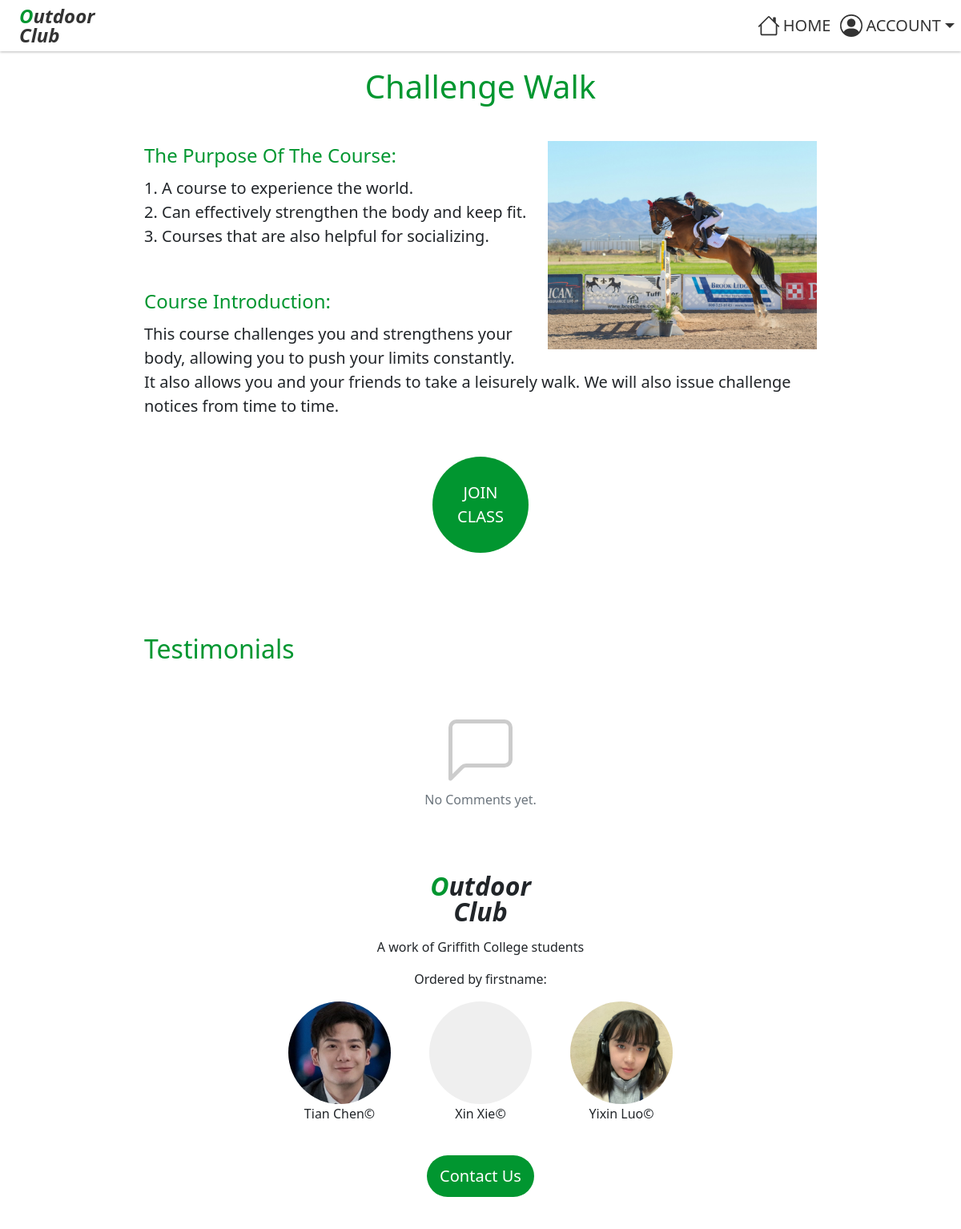
The page /classdetail.php?id=3 (signed in) on the database as committed earlier.
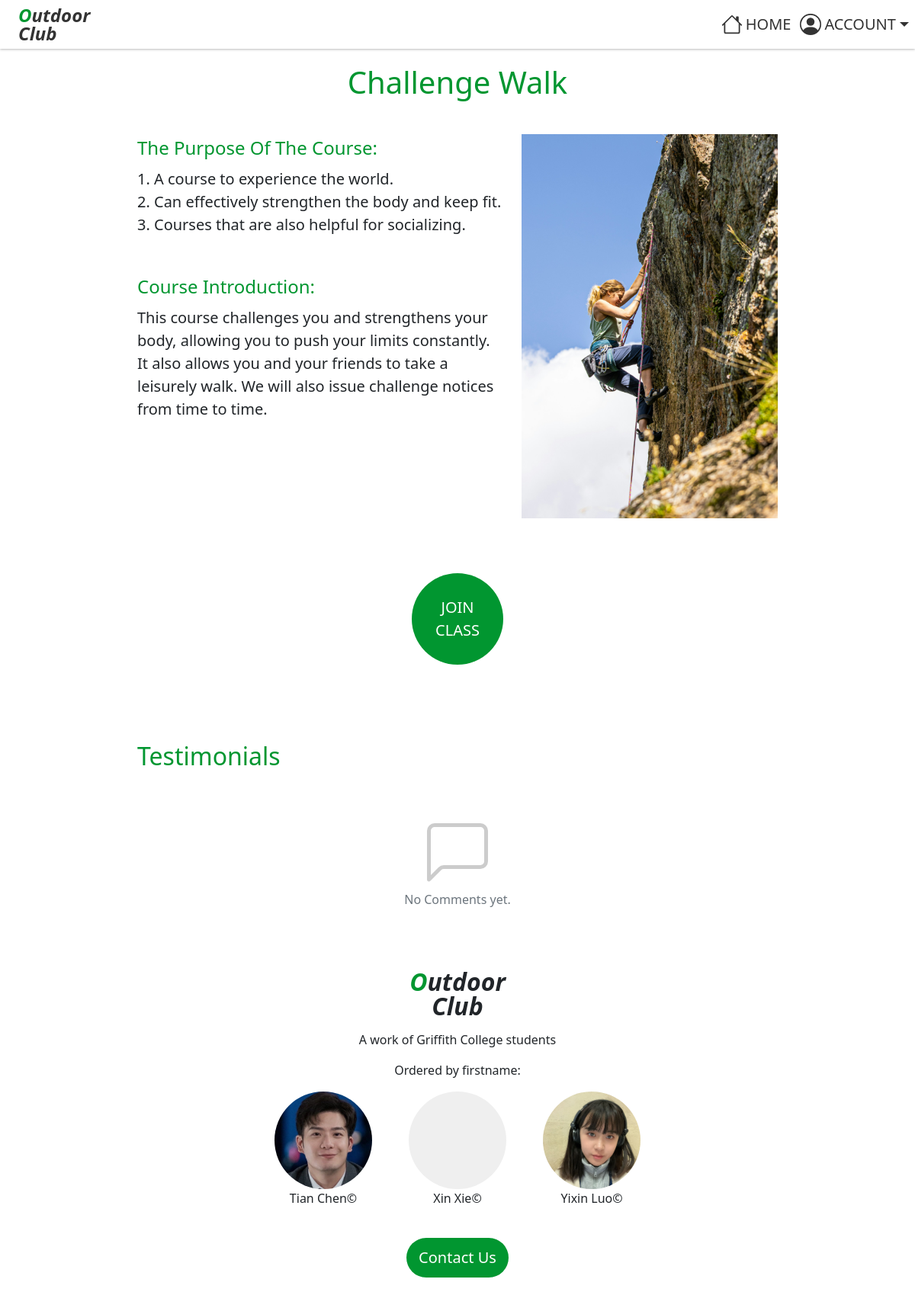
The same page on the database as committed later.
### tables this page shows
create table if not exists classdetail(
  `id` INT UNIQUE AUTO_INCREMENT,
  `class_id` INT NOT NULL,
  `page_name` varchar(50) not null,
  `class_image` varchar(100) not null,
  `description` varchar(1000) not null,
  `class_detail` varchar(1000) not null,
  `del_flag` INT DEFAULT 0 NOT NULL,
  PRIMARY KEY(id),
  FOREIGN KEY(class_id) REFERENCES class(id)
);

### api/classdetail.php (called while the page is built, shortened)
<?php
$classId = $_GET['id'];
include ("databaseVariables.php");
$conn = new PDO("mysql:host=$servername", $username, $password);
$conn->setAttribute(PDO::ATTR_ERRMODE, PDO::ERRMODE_EXCEPTION);
$sql = "SELECT * FROM sewagroup.classdetail where id=$classId";
$result = $conn->query($sql);
return $result;
?>
<?php
function checkBookState($userId, $classId)
{
    include ("databaseVariables.php");
    $conn = new PDO("mysql:host=$servername", $username, $password);
    $conn->setAttribute(PDO::ATTR_ERRMODE, PDO::ERRMODE_EXCEPTION);
    $query = "SELECT count(*) FROM sewagroup.class_booking WHERE user_id = $userId AND class_id = $classId";
    $rows = $conn->query($query)->fetch();
    return $rows[0];
}
?>

### api/testimonial.php (called while the page is built, shortened)
<?php
    $classId=$_GET['id'];
    include ("databaseVariables.php");
    $conn = new PDO("mysql:host=$servername", $username, $password);
    $conn->setAttribute(PDO::ATTR_ERRMODE, PDO::ERRMODE_EXCEPTION);
    $sql = "SELECT t.id, t.content, t.create_time, u.firstname, u.surname FROM sewagroup.testimonial t
    JOIN sewagroup.user u ON t.user_id = u.id WHERE t.class_id = '$classId' ORDER BY create_time DESC";
    $commentList = $conn->query($sql);
    return $commentList;
?>

### classdetail.php (the view, shortened to what this page needs)
<!DOCTYPE html>
<html>
<head>
    <link href="css/bootstrap.min.css" rel="stylesheet">
    <link rel="stylesheet" href="css/app.css" />
    <link rel="stylesheet" href="css/classdetail.css" />
</head>
<body id="classdetail" class="page-container d-flex flex-column">
    <?php include './app/views/header.php' ?>
    <?php
    include ("./api/classdetail.php");
    include ("./api/testimonial.php");
    ?>
    <?php
    $classId = $_GET['id'];
    $userId = $_SESSION['user_id'];
    $row = $result->fetch(PDO::FETCH_ORI_NEXT);
    $image = $row['class_image'];
    $description = $row['description'];
    $pname = $row['page_name'];
    $classdetail = $row['class_detail'];
    $bookingState = checkBookState($userId, $classId);
    ?>
    <section class="classdetail-wrapper w-100">
        <section class="introduction content-box p-4 mb-5">
            <p class="fs-1 lh-1 mb-5 text-center text-color-primary"><?php echo "$pname"; ?></p>
            <section class="content clearfix mb-5">
                <?php echo "<img src='$image' class='picture d-block float-end ms-4 mb-4' alt='...'>"; ?>
                <p class="fs-4 mb-2 text-color-primary">The Purpose Of The Course:</p>
                <p class="detail fs-5 mb-5"><?php echo "$description"; ?></p>
                <p class="fs-4 mb-2 text-color-primary">Course Introduction:</p>
                <p class="fs-5 mb-0"><?php echo "$classdetail"; ?></p>
            </section>
            <?php if ($bookingState <= 0): ?>
                <a href="<?php echo htmlspecialchars($_SERVER["PHP_SELF"]) . '?action=book&id=' . $classId; ?>"
                    class="join-btn d-flex flex-column justify-content-center fw-medium text-center bg-color-primary text-white fs-5 text-decoration-none">JOIN<br />
                    CLASS</a>
            <?php endif; ?>
        </section>
        <section class="add-comment content-box p-4">
            <p class="fs-2 lh-1 mb-3 text-color-primary">Testimonials</p>
        </section>
        <section class="comment-list content-box p-4">
            <?php if ($commentList->rowCount() <= 0): ?>
                <section class="d-flex flex-column align-items-center justify-content-center">
                    <span class="text-secondary mt-2">No Comments yet.</span>
                </section>
            <?php endif ?>
        </section>
    </section>
    <?php include './app/views/footer.php' ?>
</body>
</html>

### app/views/header.php (shortened to what this page needs)
<?php
$current_path = $_SERVER['REQUEST_URI'];
$route = parse_url($current_path, PHP_URL_PATH);
?>
<nav class="navbar fixed-top bg-body-tertiary ps-4 pe-2 text-color-black">
    <a href="index.php" class="text-decoration-none">
        <p class="fs-4 mb-0 lh-1 fw-bold fst-italic logo"><span class="text-color-primary">O</span>utdoor </br> Club</p>
    </a>
    <span class="d-flex">
        <?php
        if (str_ends_with($route, '/') || str_ends_with($route, 'index.php')) {
            echo '<a href="class.php" class="p-2 d-flex align-items-center">
                <svg xmlns="http://www.w3.org/2000/svg" width="28" height="28" fill="currentColor"
                    class="bi bi-clipboard-pulse" viewBox="0 0 16 16">
                    <path fill-rule="evenodd"
                        d="M10 1.5a.5.5 0 0 0-.5-.5h-3a.5.5 0 0 0-.5.5v1a.5.5 0 0 0 .5.5h3a.5.5 0 0 0 .5-.5zm-5 0A1.5 1.5 0 0 1 6.5 0h3A1.5 1.5 0 0 1 11 1.5v1A1.5 1.5 0 0 1 9.5 4h-3A1.5 1.5 0 0 1 5 2.5zm-2 0h1v1H3a1 1 0 0 0-1 1V14a1 1 0 0 0 1 1h10a1 1 0 0 0 1-1V3.5a1 1 0 0 0-1-1h-1v-1h1a2 2 0 0 1 2 2V14a2 2 0 0 1-2 2H3a2 2 0 0 1-2-2V3.5a2 2 0 0 1 2-2m6.979 3.856a.5.5 0 0 0-.968.04L7.92 10.49l-.94-3.135a.5.5 0 0 0-.895-.133L4.232 10H3.5a.5.5 0 0 0 0 1h1a.5.5 0 0 0 .416-.223l1.41-2.115 1.195 3.982a.5.5 0 0 0 .968-.04L9.58 7.51l.94 3.135A.5.5 0 0 0 11 11h1.5a.5.5 0 0 0 0-1h-1.128z" />
                </svg>
                <span class="ms-1 link-text fs-5 fw-light">CLASSES</span>
            </a>';
        } else {
            echo '<a href="index.php" class="p-2 d-flex align-items-center">
                <svg xmlns="http://www.w3.org/2000/svg" width="28" height="28" fill="currentColor" class="bi bi-house" viewBox="0 0 16 16">
                    <path d="M8.707 1.5a1 1 0 0 0-1.414 0L.646 8.146a.5.5 0 0 0 .708.708L2 8.207V13.5A1.5 1.5 0 0 0 3.5 15h9a1.5 1.5 0 0 0 1.5-1.5V8.207l.646.647a.5.5 0 0 0 .708-.708L13 5.793V2.5a.5.5 0 0 0-.5-.5h-1a.5.5 0 0 0-.5.5v1.293zM13 7.207V13.5a.5.5 0 0 1-.5.5h-9a.5.5 0 0 1-.5-.5V7.207l5-5z"/>
                </svg>
                <span class="ms-1 link-text fs-5 fw-light">HOME</span>
            </a>';
        }
        ?>
        <?php
        if (!str_ends_with($route, 'login.php')) {
            if (isset($_SESSION["email"])) {
                echo '<section class="dropdown d-flex align-items-center">
                <span class="ms-1 fs-5 fw-light d-flex align-items-center dropdown-toggle" type="button" data-bs-toggle="dropdown" aria-expanded="false">
                    <svg xmlns="http://www.w3.org/2000/svg" width="28" height="28" fill="currentColor" class="bi bi-person-circle" viewBox="0 0 16 16">
                    <path d="M11 6a3 3 0 1 1-6 0 3 3 0 0 1 6 0"/>
                    <path fill-rule="evenodd" d="M0 8a8 8 0 1 1 16 0A8 8 0 0 1 0 8m8-7a7 7 0 0 0-5.468 11.37C3.242 11.226 4.805 10 8 10s4.757 1.225 5.468 2.37A7 7 0 0 0 8 1"/>
                    </svg>
                    <span class="ms-1 link-text fs-5 fw-light">ACCOUNT</span>
                </span>
                <ul class="dropdown-menu dropdown-menu-end p-2">';
            }
        }
        ?>
    </span>
</nav>

### app/views/footer.php
<footer class="w-100 mt-4 text-center p-4 bg-body">
    <h2 class="fw-bold text-center lh-1 fst-italic mb-3 logo"><span class="text-color-primary">O</span>utdoor
        </br> Club</h2>
    <p class="mb-3">A work of Griffith College students</p>
    <p class="mb-3">Ordered by firstname:</p>
    <section class="avatar-list d-flex align-items-center justify-content-center">
        <section class="ps-4 pe-4">
            <section class="avatar" style="background-image: url('./images/tian.jpg');"></section>
            <p>Tian Chen&copy;</p>
        </section>
        <section class="ps-4 pe-4">
            <section class="avatar" style="background-image: url('./images/xin.jpg');"></section>
            <p>Xin Xie&copy;</p>
        </section>
        <section class="ps-4 pe-4">
            <section class="avatar" style="background-image: url('./images/yixin.jpg');"></section>
            <p>Yixin Luo&copy;</p>
        </section>
    </section>
    <a href="contact.php"><span class="badge fw-medium rounded-pill bg-color-primary fs-5 mt-4 mb-3 p-3">Contact Us</span></a>
</footer>

### css/app.css (style rules this page uses)
body { min-width: 320px; }
.page-container { padding-top: 4rem; }
.text-color-black { color: #333 !important; }
.text-color-primary { color: #019630 !important; }
.bg-color-primary { background-color: #019630 !important; }
nav { min-width: 320px; }
footer { min-width: 320px; }
.navbar { height: 4rem; background-color: white !important; box-shadow: 0 1px 3px 0px #bbb; }
.navbar a { color: inherit; text-decoration: none; }
.avatar { width: 8rem; height: 8rem; border-radius: 50%; background-color: #efefef; background-position: center; background-size: cover; background-repeat: no-repeat; }
@media screen and (min-width: 1024px) { .content-box { padding-left: 15vw !important; padding-right: 15vw !important; padding-bottom: 2rem !important; } }

### css/classdetail.css (style rules this page uses)
#classdetail { min-height: 100vh; }
#classdetail .content { width: 100%; }
#classdetail .picture { width: 40%; }
#classdetail .detail { white-space: pre-wrap; }
#classdetail .join-btn { margin: 0 auto; width: 8vw; height: 8vw; min-width: 120px; min-height: 120px; border-radius: 50%; animation: heartBeat 1.4s ease-in-out alternate infinite; }

Rows that differ between the two databases and show on the page:
changed classdetail "Challenge Walk": class_image: a different picture
